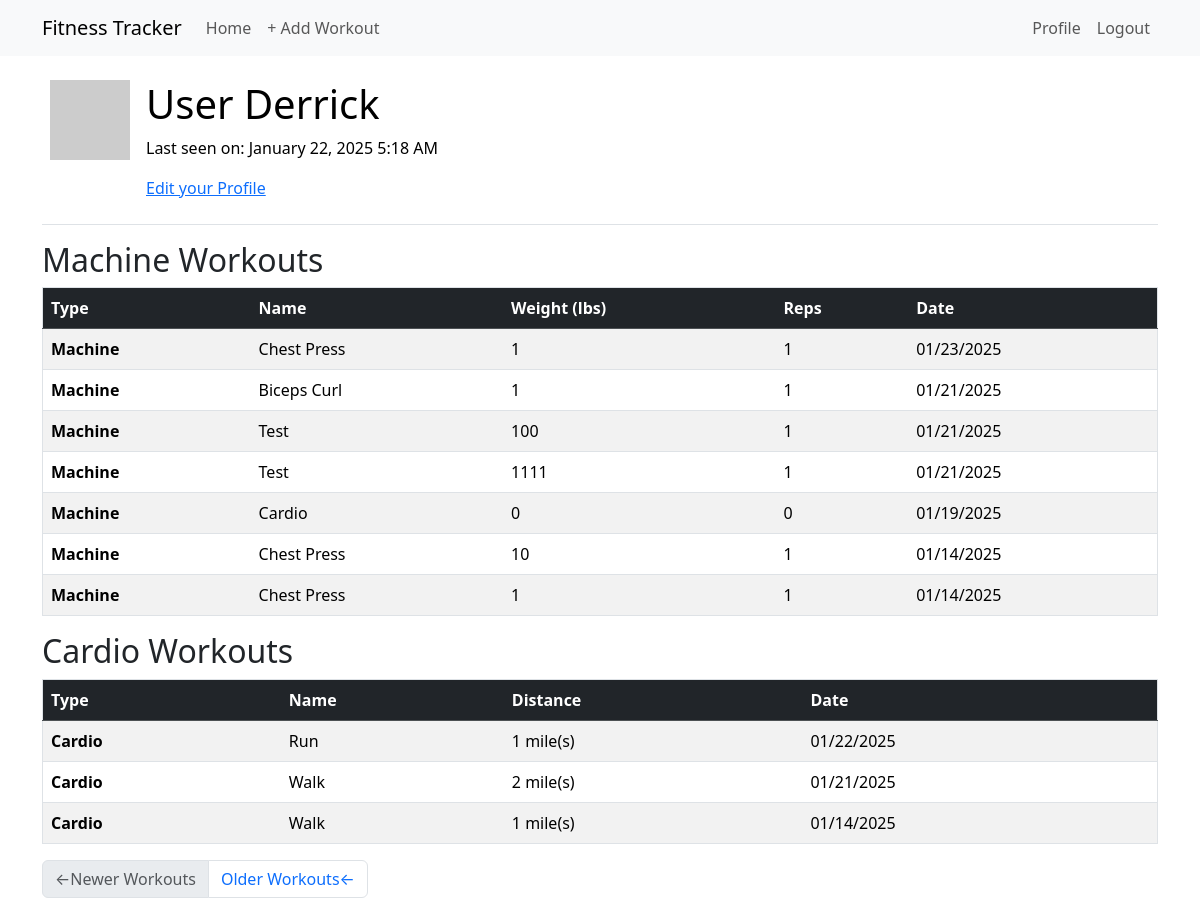
/user/Derrick (signed in), run on the app's committed database.
### app/models.py (models this page shows, shortened)
class User(UserMixin, db.Model):
    id: Mapped[int] = mapped_column(primary_key=True)
    username: Mapped[str] = mapped_column(String(64), index=True, unique=True)
    email: Mapped[str] = mapped_column(String(120), index=True, unique=True)
    password_hash: Mapped[Optional[str]] = mapped_column(String(256))
    workouts: Mapped[List['Workout']] = relationship(back_populates='user', lazy='dynamic')
    about_me: Mapped[Optional[str]] = mapped_column(String(140))
    last_seen: Mapped[Optional[datetime]] = mapped_column(
        default=lambda: datetime.now(timezone.utc))
    def avatar(self, size):
        digest = md5(self.email.lower().encode('utf-8')).hexdigest()
        return f'https://www.gravatar.com/avatar/{digest}?d=identicon&s={size}'

class MachineExercise(db.Model):
    id: Mapped[int] = mapped_column(primary_key=True)
    name: Mapped[str] = mapped_column(String(64), index=True)
    reps: Mapped[int] = mapped_column(Integer, default=1)
    weight: Mapped[int] = mapped_column(Integer, default=0)
    workouts: Mapped[List['Workout']] = relationship(secondary='workout_machine_exercise', back_populates='machine_exercises')

class Workout(db.Model):
    id: Mapped[int] = mapped_column(primary_key=True)
    date: Mapped[datetime] = mapped_column(index=True, default=lambda: datetime.now(timezone.utc))
    user_id: Mapped[int] = mapped_column(ForeignKey(User.id), index=True)
    user: Mapped[User] = relationship(back_populates='workouts')
    machine_exercises: Mapped[List["MachineExercise"]] = relationship(secondary='workout_machine_exercise', back_populates="workouts")
    cardio_exercises: Mapped[List["CardioExercise"]] = relationship(secondary='workout_cardio_exercise', back_populates="workouts")

class CardioExercise(db.Model):
    id: Mapped[int] = mapped_column(primary_key=True)
    name: Mapped[str] = mapped_column(String(64), index=True)
    distance: Mapped[int] = mapped_column(Integer, nullable=False, default=0)
    workouts: Mapped[List['Workout']] = relationship(secondary='workout_cardio_exercise', back_populates='cardio_exercises')

### app/routes.py (the view)
@app.route('/user/<username>')
@login_required
def user(username):
    if not current_user.is_authenticated:
        return redirect(url_for('index'))
    page = request.args.get('page', 1, type=int)
    user = db.first_or_404(sa.select(User).where(User.username == username))
    query = user.workouts.order_by(Workout.date.desc())
    workouts = db.paginate(query, page=page, per_page=app.config['WORKOUTS_PER_PAGE'], error_out=False)
    next_url = url_for('user', username=username, page=workouts.next_num) \
        if workouts.has_next else None
    prev_url = url_for('user', username=username, page=workouts.prev_num) \
        if workouts.has_prev else None
    return render_template('user.html', user=current_user, workouts=workouts.items, next_url=next_url, prev_url=prev_url)

### app/models.py (called while the page is built)
@login.user_loader
def load_user(id):
    return db.session.get(User, int(id))

### app/routes.py (called while the page is built)
@app.before_request
def before_request():
    if current_user.is_authenticated:
        current_user.last_seen = datetime.now(timezone.utc)
        db.session.commit()

### app/templates/user.html (shortened to what this page needs)
{% extends "base.html" %} {% block content %}
<table class="table table-hover">
  <tr>
    <td width="64px"><img src="{{ user.avatar(64) }}" /></td>
    <td>
      <h1>User {{ user.username }}</h1>
      {% if user.last_seen %}<p>Last seen on: {{ moment(user.last_seen).format('LLL') }}</p>{% endif %}
      {% if user == current_user %}
      <p><a href="{{ url_for('edit_profile') }}">Edit your Profile</a></p>
      {% endif %}
    </td>
  </tr>
</table>
{% include '_workout.html' %}
<nav aria-label="Post navigation">
  <ul class="pagination">
    <li class="page-item{% if not prev_url %} disabled{% endif %}">
      <a class="page-link" href="{{ prev_url }}">
        <span aria-hidden="true">&larr;</span>Newer Workouts
      </a>
    </li>
    <li class="page-item{% if not next_url %} disabled{% endif %}">
      <a class="page-link" href="{{ next_url }}">
        Older Workouts<span aria-hidden="true">&larr;</span>
      </a>
    </li>
  </ul>
</nav>
{% endblock %}

### app/templates/_workout.html
<div class="table-responsive">
  <h2>Machine Workouts</h2>
  <table class="table table-striped table-hover border">
    <thead class="table-dark">
      <tr>
        <th scope="col">Type</th>
        <th scope="col">Name</th>
        <th scope="col">Weight (lbs)</th>
        <th scope="col">Reps</th>
        <th scope="col">Date</th>
      </tr>
    </thead>
    <tbody>
      {% for workout in workouts %}
        {% for machine in workout.machine_exercises %}
        <tr>
          <td><strong>Machine</strong></td>
          <td>{{ machine.name }}</td>
          <td>{{ machine.weight }}</td>
          <td>{{ machine.reps }}</td>
          <td>{{ moment(workout.date, local=True).format('L') }}</td>
        </tr>
        {% endfor %}
      {% endfor %}
    </tbody>
  </table>
  <h2>Cardio Workouts</h2>
  <table class="table table-striped table-hover border">
    <thead class="table-dark">
      <tr>
        <th scope="col">Type</th>
        <th scope="col">Name</th>
        <th scope="col">Distance</th>
        <th scope="col">Date</th>
      </tr>
    </thead>
    <tbody>
      {% for workout in workouts %}
        {% for cardio in workout.cardio_exercises %}
        <tr>
          <td><strong>Cardio</strong></td>
          <td>{{ cardio.name }}</td>
          <td>{{ cardio.distance }} mile(s)</td>
          <td>{{ moment(workout.date, local=True).format('L') }}</td>
        </tr>
        {% endfor %}
      {% endfor %}
    </tbody>
  </table>
</div>

### data on the page
User: username "Derrick", last_seen "January 22, 2025 5:18 AM"
Workout: date "01/23/2025"
MachineExercise: name "Chest Press", weight "1", reps "1"
Workout: date "01/21/2025"
MachineExercise: name "Biceps Curl", weight "1", reps "1"
Workout: date "01/21/2025"
MachineExercise: name "Test", weight "100", reps "1"
Workout: date "01/21/2025"
MachineExercise: name "Test", weight "1111", reps "1"
Workout: date "01/19/2025"
MachineExercise: name "Cardio", weight "0", reps "0"
Workout: date "01/14/2025"
MachineExercise: name "Chest Press", weight "10", reps "1"
Workout: date "01/14/2025"
MachineExercise: name "Chest Press", weight "1", reps "1"
Workout: date "01/22/2025"
CardioExercise: name "Run", distance "1"
Workout: date "01/21/2025"
CardioExercise: name "Walk", distance "2"
Workout: date "01/14/2025"
CardioExercise: name "Walk", distance "1"
